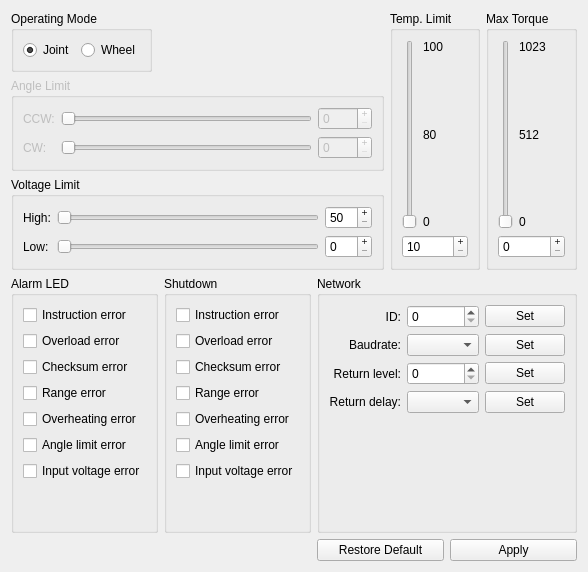
        <widget class="QWidget" name="configureTab">
         <attribute name="title">
          <string>Configure</string>
         </attribute>
         <layout class="QVBoxLayout" name="verticalLayout_17">
          <item>
           <layout class="QHBoxLayout" name="horizontalLayout_18">
            <item>
             <layout class="QVBoxLayout" name="verticalLayout_16">
              <item>
               <layout class="QHBoxLayout" name="horizontalLayout_17">
                <item>
                 <widget class="QGroupBox" name="groupBox_8">
                  <property name="title">
                   <string>Operating Mode</string>
                  </property>
                  <layout class="QHBoxLayout" name="horizontalLayout_13">
                   <item>
                    <widget class="QRadioButton" name="jointModeRadioButton">
                     <property name="text">
                      <string>Joint</string>
                     </property>
                     <property name="checked">
                      <bool>true</bool>
                     </property>
                    </widget>
                   </item>
                   <item>
                    <widget class="QRadioButton" name="wheelModeRadioButton">
                     <property name="text">
                      <string>Wheel</string>
                     </property>
                    </widget>
                   </item>
                  </layout>
                 </widget>
                </item>
                <item>
                 <spacer name="horizontalSpacer_5">
                  <property name="orientation">
                   <enum>Qt::Horizontal</enum>
                  </property>
                  <property name="sizeHint" stdset="0">
                   <size>
                    <width>40</width>
                    <height>20</height>
                   </size>
                  </property>
                 </spacer>
                </item>
               </layout>
              </item>
              <item>
               <widget class="QGroupBox" name="angleLimitGroupBox">
                <property name="enabled">
                 <bool>false</bool>
                </property>
                <property name="title">
                 <string>Angle Limit</string>
                </property>
                <layout class="QGridLayout" name="gridLayout_2">
                 <item row="0" column="0">
                  <widget class="QLabel" name="label">
                   <property name="text">
                    <string>CCW:</string>
                   </property>
                  </widget>
                 </item>
                 <item row="0" column="1">
                  <widget class="QSlider" name="ccwAngleLimitHorizontalSlider">
                   <property name="maximum">
                    <number>1023</number>
                   </property>
                   <property name="orientation">
                    <enum>Qt::Horizontal</enum>
                   </property>
                  </widget>
                 </item>
                 <item row="0" column="2">
                  <widget class="QSpinBox" name="ccwAngleLimitSpinBox">
                   <property name="buttonSymbols">
                    <enum>QAbstractSpinBox::PlusMinus</enum>
                   </property>
                   <property name="maximum">
                    <number>1023</number>
                   </property>
                  </widget>
                 </item>
                 <item row="1" column="0">
                  <widget class="QLabel" name="label_20">
                   <property name="text">
                    <string>CW:</string>
                   </property>
                  </widget>
                 </item>
                 <item row="1" column="1">
                  <widget class="QSlider" name="cwAngleLimitHorizontalSlider">
                   <property name="maximum">
                    <number>1023</number>
                   </property>
                   <property name="orientation">
                    <enum>Qt::Horizontal</enum>
                   </property>
                  </widget>
                 </item>
                 <item row="1" column="2">
                  <widget class="QSpinBox" name="cwAngleLimitSpinBox">
                   <property name="buttonSymbols">
                    <enum>QAbstractSpinBox::PlusMinus</enum>
                   </property>
                   <property name="suffix">
                    <string/>
                   </property>
                   <property name="maximum">
                    <number>1023</number>
                   </property>
                  </widget>
                 </item>
                </layout>
               </widget>
              </item>
              <item>
               <widget class="QGroupBox" name="groupBox_10">
                <property name="title">
                 <string>Voltage Limit</string>
                </property>
                <layout class="QGridLayout" name="gridLayout_6">
                 <item row="0" column="0">
                  <widget class="QLabel" name="label_21">
                   <property name="text">
                    <string>High:</string>
                   </property>
                  </widget>
                 </item>
                 <item row="0" column="1">
                  <widget class="QSlider" name="highVoltageLimitHorizontalSlider">
                   <property name="minimum">
                    <number>50</number>
                   </property>
                   <property name="maximum">
                    <number>250</number>
                   </property>
                   <property name="orientation">
                    <enum>Qt::Horizontal</enum>
                   </property>
                  </widget>
                 </item>
                 <item row="0" column="2">
                  <widget class="QSpinBox" name="highVoltageLimitSpinBox">
                   <property name="buttonSymbols">
                    <enum>QAbstractSpinBox::PlusMinus</enum>
                   </property>
                   <property name="minimum">
                    <number>50</number>
                   </property>
                   <property name="maximum">
                    <number>250</number>
                   </property>
                  </widget>
                 </item>
                 <item row="1" column="0">
                  <widget class="QLabel" name="label_22">
                   <property name="text">
                    <string>Low:</string>
                   </property>
                  </widget>
                 </item>
                 <item row="1" column="1">
                  <widget class="QSlider" name="lowVoltageLimitHorizontalSlider">
                   <property name="minimum">
                    <number>50</number>
                   </property>
                   <property name="maximum">
                    <number>250</number>
                   </property>
                   <property name="orientation">
                    <enum>Qt::Horizontal</enum>
                   </property>
                  </widget>
                 </item>
                 <item row="1" column="2">
                  <widget class="QSpinBox" name="lowVoltageLimitSpinBox">
                   <property name="buttonSymbols">
                    <enum>QAbstractSpinBox::PlusMinus</enum>
                   </property>
                  </widget>
                 </item>
                </layout>
               </widget>
              </item>
             </layout>
            </item>
            <item>
             <widget class="QGroupBox" name="groupBox_11">
              <property name="sizePolicy">
               <sizepolicy hsizetype="Preferred" vsizetype="Preferred">
                <horstretch>0</horstretch>
                <verstretch>0</verstretch>
               </sizepolicy>
              </property>
              <property name="title">
               <string>Temp. Limit</string>
              </property>
              <layout class="QVBoxLayout" name="verticalLayout_3">
               <item>
                <layout class="QHBoxLayout" name="horizontalLayout_14">
                 <item>
                  <widget class="QSlider" name="temperatureLimitVerticalSlider">
                   <property name="minimum">
                    <number>10</number>
                   </property>
                   <property name="orientation">
                    <enum>Qt::Vertical</enum>
                   </property>
                  </widget>
                 </item>
                 <item>
                  <layout class="QVBoxLayout" name="verticalLayout">
                   <item>
                    <widget class="QLabel" name="label_23">
                     <property name="text">
                      <string>100</string>
                     </property>
                     <property name="alignment">
                      <set>Qt::AlignLeading|Qt::AlignLeft|Qt::AlignTop</set>
                     </property>
                    </widget>
                   </item>
                   <item>
                    <widget class="QLabel" name="label_24">
                     <property name="text">
                      <string>80</string>
                     </property>
                    </widget>
                   </item>
                   <item>
                    <widget class="QLabel" name="label_25">
                     <property name="text">
                      <string>0</string>
                     </property>
                     <property name="alignment">
                      <set>Qt::AlignBottom|Qt::AlignLeading|Qt::AlignLeft</set>
                     </property>
                    </widget>
                   </item>
                  </layout>
                 </item>
                </layout>
               </item>
               <item>
                <widget class="QSpinBox" name="temperatureLimitSpinBox">
                 <property name="buttonSymbols">
                  <enum>QAbstractSpinBox::PlusMinus</enum>
                 </property>
                 <property name="minimum">
                  <number>10</number>
                 </property>
                </widget>
               </item>
              </layout>
             </widget>
            </item>
            <item>
             <widget class="QGroupBox" name="groupBox_12">
              <property name="title">
               <string>Max Torque</string>
              </property>
              <layout class="QVBoxLayout" name="verticalLayout_12">
               <item>
                <layout class="QHBoxLayout" name="horizontalLayout_15">
                 <item>
                  <widget class="QSlider" name="maxTorqueVerticalSlider">
                   <property name="maximum">
                    <number>1023</number>
                   </property>
                   <property name="orientation">
                    <enum>Qt::Vertical</enum>
                   </property>
                  </widget>
                 </item>
                 <item>
                  <layout class="QVBoxLayout" name="verticalLayout_11">
                   <item>
                    <widget class="QLabel" name="label_26">
                     <property name="text">
                      <string>1023</string>
                     </property>
                     <property name="alignment">
                      <set>Qt::AlignLeading|Qt::AlignLeft|Qt::AlignTop</set>
                     </property>
                    </widget>
                   </item>
                   <item>
                    <widget class="QLabel" name="label_27">
                     <property name="text">
                      <string>512</string>
                     </property>
                    </widget>
                   </item>
                   <item>
                    <widget class="QLabel" name="label_28">
                     <property name="text">
                      <string>0</string>
                     </property>
                     <property name="alignment">
                      <set>Qt::AlignBottom|Qt::AlignLeading|Qt::AlignLeft</set>
                     </property>
                    </widget>
                   </item>
                  </layout>
                 </item>
                </layout>
               </item>
               <item>
                <widget class="QSpinBox" name="maxTorqueSpinBox">
                 <property name="buttonSymbols">
                  <enum>QAbstractSpinBox::PlusMinus</enum>
                 </property>
                 <property name="maximum">
                  <number>1023</number>
                 </property>
                </widget>
               </item>
              </layout>
             </widget>
            </item>
           </layout>
          </item>
          <item>
           <layout class="QGridLayout" name="gridLayout_9">
            <item row="0" column="0">
             <widget class="QGroupBox" name="groupBox_13">
              <property name="title">
               <string>Alarm LED</string>
              </property>
              <layout class="QVBoxLayout" name="verticalLayout_13">
               <item>
                <widget class="QCheckBox" name="instructionErrorAlarmCheckBox">
                 <property name="text">
                  <string>Instruction error</string>
                 </property>
                </widget>
               </item>
               <item>
                <widget class="QCheckBox" name="overloadErrorAlarmCheckBox">
                 <property name="text">
                  <string>Overload error</string>
                 </property>
                </widget>
               </item>
               <item>
                <widget class="QCheckBox" name="checksumErrorAlarmCheckBox">
                 <property name="text">
                  <string>Checksum error</string>
                 </property>
                </widget>
               </item>
               <item>
                <widget class="QCheckBox" name="rangeErrorAlarmCheckBox">
                 <property name="text">
                  <string>Range error</string>
                 </property>
                </widget>
               </item>
               <item>
                <widget class="QCheckBox" name="overheatingErrorAlarmCheckBox">
                 <property name="text">
                  <string>Overheating error</string>
                 </property>
                </widget>
               </item>
               <item>
                <widget class="QCheckBox" name="angleLimitErrorAlarmCheckBox">
                 <property name="text">
                  <string>Angle limit error</string>
                 </property>
                </widget>
               </item>
               <item>
                <widget class="QCheckBox" name="inputVoltageErrorAlarmCheckBox">
                 <property name="text">
                  <string>Input voltage error</string>
                 </property>
                </widget>
               </item>
               <item>
                <spacer name="verticalSpacer_8">
                 <property name="orientation">
                  <enum>Qt::Vertical</enum>
                 </property>
                 <property name="sizeHint" stdset="0">
                  <size>
                   <width>20</width>
                   <height>40</height>
                  </size>
                 </property>
                </spacer>
               </item>
              </layout>
             </widget>
            </item>
            <item row="0" column="1">
             <widget class="QGroupBox" name="groupBox_14">
              <property name="title">
               <string>Shutdown</string>
              </property>
              <layout class="QVBoxLayout" name="verticalLayout_14">
               <item>
                <widget class="QCheckBox" name="instructionErrorShutdownCheckBox">
                 <property name="text">
                  <string>Instruction error</string>
                 </property>
                </widget>
               </item>
               <item>
                <widget class="QCheckBox" name="overloadErrorShutdownCheckBox">
                 <property name="text">
                  <string>Overload error</string>
                 </property>
                </widget>
               </item>
               <item>
                <widget class="QCheckBox" name="checksumErrorShutdownCheckBox">
                 <property name="text">
                  <string>Checksum error</string>
                 </property>
                </widget>
               </item>
               <item>
                <widget class="QCheckBox" name="rangeErrorShutdownCheckBox">
                 <property name="text">
                  <string>Range error</string>
                 </property>
                </widget>
               </item>
               <item>
                <widget class="QCheckBox" name="overheatingErrorShutdownCheckBox">
                 <property name="text">
                  <string>Overheating error</string>
                 </property>
                </widget>
               </item>
               <item>
                <widget class="QCheckBox" name="angleLimitErrorShutdownCheckBox">
                 <property name="text">
                  <string>Angle limit error</string>
                 </property>
                </widget>
               </item>
               <item>
                <widget class="QCheckBox" name="inputVoltageErrorShutdownCheckBox">
                 <property name="text">
                  <string>Input voltage error</string>
                 </property>
                </widget>
               </item>
               <item>
                <spacer name="verticalSpacer_7">
                 <property name="orientation">
                  <enum>Qt::Vertical</enum>
                 </property>
                 <property name="sizeHint" stdset="0">
                  <size>
                   <width>20</width>
                   <height>40</height>
                  </size>
                 </property>
                </spacer>
               </item>
              </layout>
             </widget>
            </item>
            <item row="0" column="2">
             <widget class="QGroupBox" name="groupBox">
              <property name="title">
               <string>Network</string>
              </property>
              <layout class="QGridLayout" name="gridLayout_7">
               <item row="0" column="0">
                <widget class="QLabel" name="label_12">
                 <property name="text">
                  <string>ID:</string>
                 </property>
                 <property name="alignment">
                  <set>Qt::AlignRight|Qt::AlignTrailing|Qt::AlignVCenter</set>
                 </property>
                </widget>
               </item>
               <item row="0" column="1">
                <widget class="QSpinBox" name="idSpinBox"/>
               </item>
               <item row="0" column="2">
                <widget class="QPushButton" name="setIDPushButton">
                 <property name="text">
                  <string>Set</string>
                 </property>
                </widget>
               </item>
               <item row="2" column="0">
                <widget class="QLabel" name="label_13">
                 <property name="text">
                  <string>Baudrate:</string>
                 </property>
                 <property name="alignment">
                  <set>Qt::AlignRight|Qt::AlignTrailing|Qt::AlignVCenter</set>
                 </property>
                </widget>
               </item>
               <item row="2" column="1">
                <widget class="QComboBox" name="baudrateComboBox"/>
               </item>
               <item row="2" column="2">
                <widget class="QPushButton" name="setBaudratePushButton">
                 <property name="text">
                  <string>Set</string>
                 </property>
                </widget>
               </item>
               <item row="5" column="0">
                <widget class="QLabel" name="label_14">
                 <property name="text">
                  <string>Return level:</string>
                 </property>
                 <property name="alignment">
                  <set>Qt::AlignRight|Qt::AlignTrailing|Qt::AlignVCenter</set>
                 </property>
                </widget>
               </item>
               <item row="5" column="2">
                <widget class="QPushButton" name="setReturnLevelPushButton">
                 <property name="text">
                  <string>Set</string>
                 </property>
                </widget>
               </item>
               <item row="7" column="0">
                <widget class="QLabel" name="label_15">
                 <property name="text">
                  <string>Return delay:</string>
                 </property>
                 <property name="alignment">
                  <set>Qt::AlignRight|Qt::AlignTrailing|Qt::AlignVCenter</set>
                 </property>
                </widget>
               </item>
               <item row="7" column="1">
                <widget class="QComboBox" name="returnDelayComboBox"/>
               </item>
               <item row="7" column="2">
                <widget class="QPushButton" name="setReturnDelayPushButton">
                 <property name="text">
                  <string>Set</string>
                 </property>
                </widget>
               </item>
               <item row="8" column="1">
                <spacer name="verticalSpacer_3">
                 <property name="orientation">
                  <enum>Qt::Vertical</enum>
                 </property>
                 <property name="sizeHint" stdset="0">
                  <size>
                   <width>20</width>
                   <height>40</height>
                  </size>
                 </property>
                </spacer>
               </item>
               <item row="5" column="1">
                <widget class="QSpinBox" name="returnLevelSpinBox">
                 <property name="maximum">
                  <number>2</number>
                 </property>
                </widget>
               </item>
              </layout>
             </widget>
            </item>
            <item row="1" column="2">
             <layout class="QHBoxLayout" name="horizontalLayout_11">
              <item>
               <widget class="QPushButton" name="restoreDefaultConfigurePushButton">
                <property name="text">
                 <string>Restore Default</string>
                </property>
               </widget>
              </item>
              <item>
               <widget class="QPushButton" name="applyConfigurePushButton">
                <property name="text">
                 <string>Apply</string>
                </property>
               </widget>
              </item>
             </layout>
            </item>
           </layout>
          </item>
         </layout>
        </widget>
